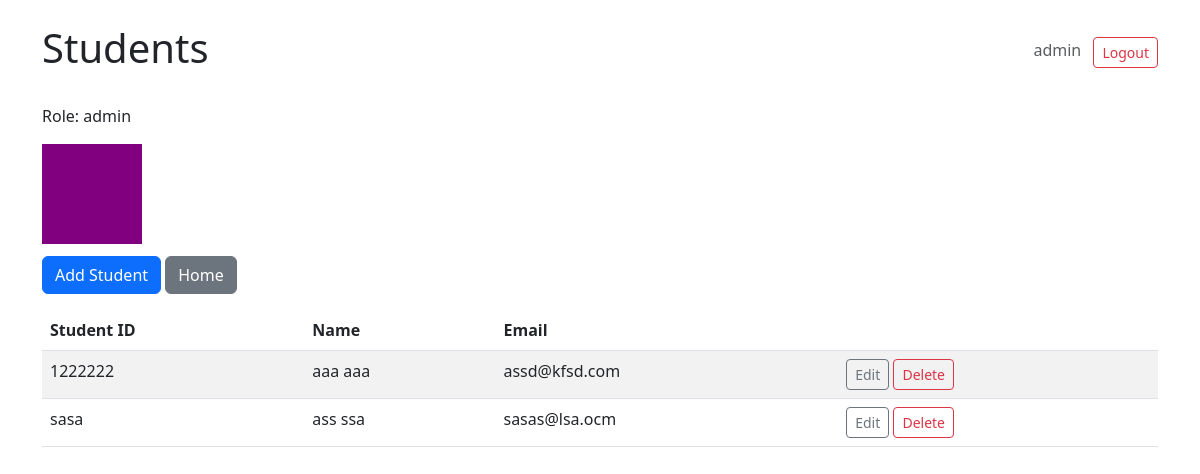
Page /students/ (signed in) on the committed database.
### attendance_records/models.py (models this page shows, shortened)
class Student(models.Model):
    first_name = models.CharField(max_length=100)
    last_name = models.CharField(max_length=100)
    student_id = models.CharField(max_length=30, unique=True)
    email = models.EmailField(blank=True)
    created_at = models.DateTimeField(auto_now_add=True)
    class Meta:
        ordering = ['last_name', 'first_name']

### attendance_records/views.py (the view)
# urls.py: path('students/', views.StudentListView.as_view(), name='students_list'),
@method_decorator(login_required(login_url='attendance_records:login'), name='dispatch')
class StudentListView(RoleContextMixin, generic.ListView):
    model = Student
    template_name = 'attendance_records/student_list.html'
    context_object_name = 'students'

### attendance_records/views.py (called while the page is built)
    def get_context_data(self, **kwargs):
        context = super().get_context_data(**kwargs)
        context['user_role'] = getattr(self.request, 'user_role', 'anonymous')
        return context

### attendance_records/templates/attendance_records/student_list.html (shortened to what this page needs)
{% extends 'attendance_records/base.html' %}
{% block heading %}Students{% endblock %}
{% block content %}
  <div class="mb-3">Role: {{ user_role }}</div>
  {% if user_role == 'student' %}
    <div style="width:100px;height:100px;background:blue;margin-bottom:12px;"></div>
  {% elif user_role == 'tutor' %}
    <div style="width:100px;height:100px;background:red;margin-bottom:12px;"></div>
  {% elif user_role == 'admin' %}
    <div style="width:100px;height:100px;background:purple;margin-bottom:12px;"></div>
  {% endif %}
  <p><a class="btn btn-primary" href="{% url 'attendance_records:students_add' %}">Add Student</a>
     <a class="btn btn-secondary" href="{% url 'attendance_records:index' %}">Home</a>
  </p>
  <table class="table table-striped">
    <thead>
      <tr>
        <th>Student ID</th>
        <th>Name</th>
        <th>Email</th>
        <th></th>
      </tr>
    </thead>
    <tbody>
    {% for s in students %}
      <tr>
        <td>{{ s.student_id }}</td>
        <td>{{ s.first_name }} {{ s.last_name }}</td>
        <td>{{ s.email }}</td>
        <td>
          <a class="btn btn-sm btn-outline-secondary" href="{% url 'attendance_records:students_edit' s.pk %}">Edit</a>
          <a class="btn btn-sm btn-outline-danger" href="{% url 'attendance_records:students_delete' s.pk %}">Delete</a>
        </td>
      </tr>
    {% empty %}
      <tr><td colspan="4">No students yet.</td></tr>
    {% endfor %}
    </tbody>
  </table>
{% endblock %}

### attendance_records/templates/attendance_records/base.html (shortened to what this page needs)
{% load static %}
<!doctype html>
<html lang="en">
  <head>
    <link href="https://cdn.jsdelivr.net/npm/bootstrap@5.3.0/dist/css/bootstrap.min.css" rel="stylesheet">
  </head>
  <body class="p-4">
    <div class="container">
      <div class="d-flex justify-content-between align-items-center mb-4">
        <h1>{% block heading %}Attendance System{% endblock %}</h1>
        <div>
          {% if user.is_authenticated %}
            <span class="text-muted me-2">{{ user.username }}</span>
            <form method="post" action="{% url 'attendance_records:logout' %}" style="display:inline;">
              <button type="submit" class="btn btn-outline-danger btn-sm">Logout</button>
            </form>
          {% else %}
            <a class="btn btn-primary btn-sm" href="{% url 'attendance_records:login' %}">Login</a>
          {% endif %}
        </div>
      </div>
      {% block content %}{% endblock %}
    </div>
  </body>
</html>

### rows in the picture
Student: student_id "1222222", first_name "aaa", last_name "aaa", email "assd@kfsd.com"
Student: student_id "sasa", first_name "ass", last_name "ssa", email "sasas@lsa.ocm"

### other values in the picture
{{ user.username }} "admin"
{{ user_role }} "admin"
